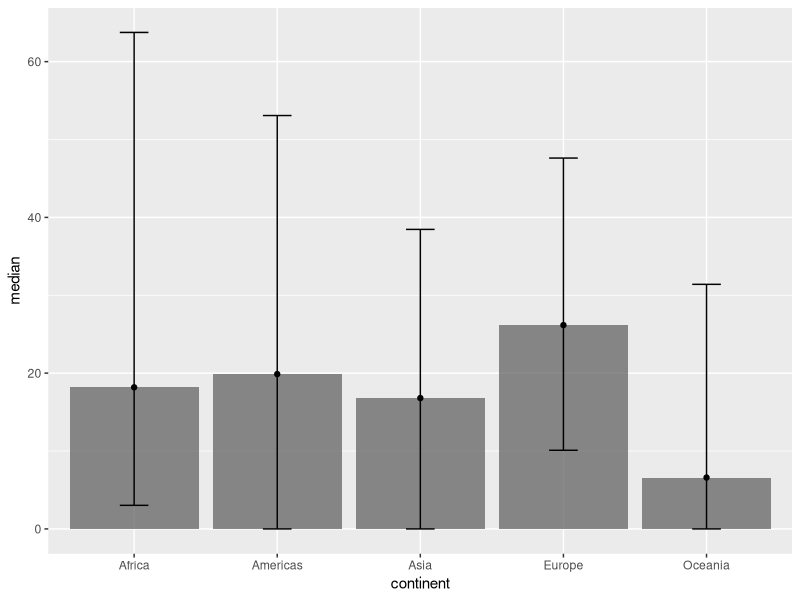

Here is the R script that generated this plot:
library(tidyverse)

world_bank_countries <- read_csv("data/world_bank_countries.csv")

women_parliaments_per_continent <- world_bank_countries %>% 
  filter(year == 2016) %>% 
  group_by(continent) %>% 
  summarise(
    lower = min(women_in_national_parliaments, na.rm = TRUE),
    median = median(women_in_national_parliaments, na.rm = TRUE),
    upper = max(women_in_national_parliaments, na.rm = TRUE)
  ) 

women_parliaments_per_continent %>% 
  ggplot(aes(x = continent,
             y = median,
             ymin = lower,
             ymax = upper)) +
  geom_col(alpha = .7) +
  geom_errorbar(width = .2) +
  geom_point()
